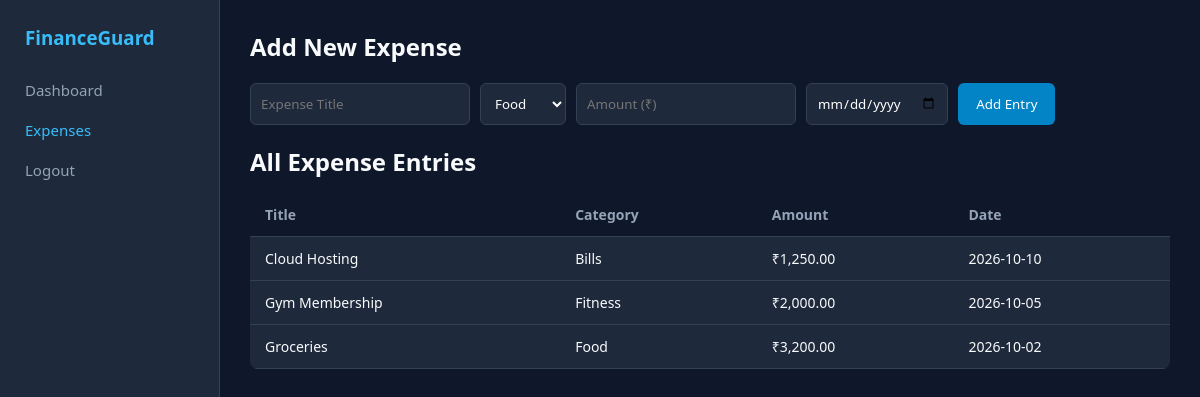
/expenses.php (signed in), run on the app's committed database.
### tables this page shows
CREATE TABLE IF NOT EXISTS expenses (
    id INT AUTO_INCREMENT PRIMARY KEY,
    user_id INT NOT NULL,
    title VARCHAR(150) NOT NULL,
    category VARCHAR(50) NOT NULL,
    amount DECIMAL(10, 2) NOT NULL,
    date DATE NOT NULL,
    created_at TIMESTAMP DEFAULT CURRENT_TIMESTAMP,
    FOREIGN KEY (user_id) REFERENCES users(id) ON DELETE CASCADE
);

### expenses.php (the view, shortened to what this page needs)
<?php
$conn = new mysqli("localhost", "root", "", "finance_management");
$user_id = $_SESSION['user_id'];
$expenses = $conn->query("SELECT * FROM expenses WHERE user_id = $user_id ORDER BY date DESC");
?>
<!DOCTYPE html>
<html lang="en">
<head>
    <link rel="stylesheet" href="css/style.css">
</head>
<body>
    <div class="layout">
        <aside class="sidebar">
            <h3>FinanceGuard</h3>
            <nav>
                <a href="dashboard.php">Dashboard</a>
                <a href="expenses.php" class="active">Expenses</a>
                <a href="login.php">Logout</a>
            </nav>
        </aside>
        <main class="content">
            <h2>Add New Expense</h2>
            <form method="POST" class="expense-form">
                <input type="text" name="title" placeholder="Expense Title" required>
                <select name="category">
                    <option value="Food">Food</option>
                </select>
                <input type="number" step="0.01" name="amount" placeholder="Amount (₹)" required>
                <input type="date" name="date" required>
                <button type="submit" name="add_expense" class="btn primary">Add Entry</button>
            </form>
            <h2>All Expense Entries</h2>
            <table>
                <thead>
                    <tr><th>Title</th><th>Category</th><th>Amount</th><th>Date</th></tr>
                </thead>
                <tbody>
                    <?php while($row = $expenses->fetch_assoc()): ?>
                    <tr>
                        <td><?= htmlspecialchars($row['title']); ?></td>
                        <td><?= $row['category']; ?></td>
                        <td>₹<?= number_format($row['amount'], 2); ?></td>
                        <td><?= $row['date']; ?></td>
                    </tr>
                    <?php endwhile; ?>
                </tbody>
            </table>
        </main>
    </div>
</body>
</html>

### css/style.css (style rules this page uses)
body { background: #0f172a; color: #f8fafc; }
.layout { display: flex; min-height: 100vh; }
.sidebar { width: 220px; background: #1e293b; padding: 25px; border-right: 1px solid #334155; }
.sidebar h3 { color: #38bdf8; margin-bottom: 20px; }
.sidebar nav a { display: block; color: #94a3b8; padding: 10px 0; text-decoration: none; font-size: 15px; }
.sidebar nav a.active, .sidebar nav a:hover { color: #38bdf8; }
.content { flex: 1; padding: 30px; }
table { width: 100%; border-collapse: collapse; margin-top: 15px; background: #1e293b; border-radius: 8px; overflow: hidden; }
th, td { padding: 12px 15px; text-align: left; border-bottom: 1px solid #334155; font-size: 14px; }
th { background: #0f172a; color: #94a3b8; }
.expense-form { display: flex; gap: 10px; margin: 20px 0; flex-wrap: wrap; }
input, select { background: #1e293b; border: 1px solid #334155; color: #fff; padding: 10px; border-radius: 6px; }
.btn { background: #0284c7; color: #fff; padding: 10px 18px; border: none; border-radius: 6px; cursor: pointer; text-decoration: none; display: inline-block; }

### data on the page
expenses: title "Cloud Hosting", category "Bills", amount "1,250.00", date "2026-10-10"
expenses: title "Gym Membership", category "Fitness", amount "2,000.00", date "2026-10-05"
expenses: title "Groceries", category "Food", amount "3,200.00", date "2026-10-02"
